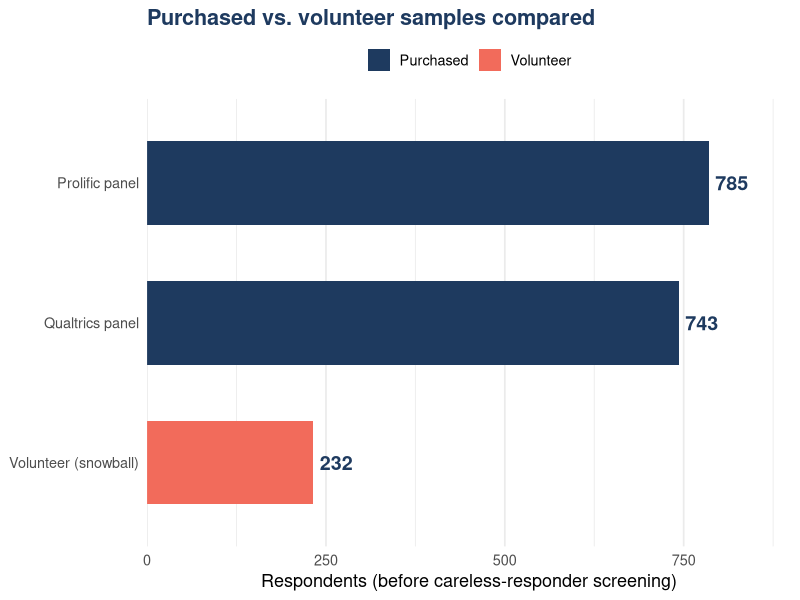
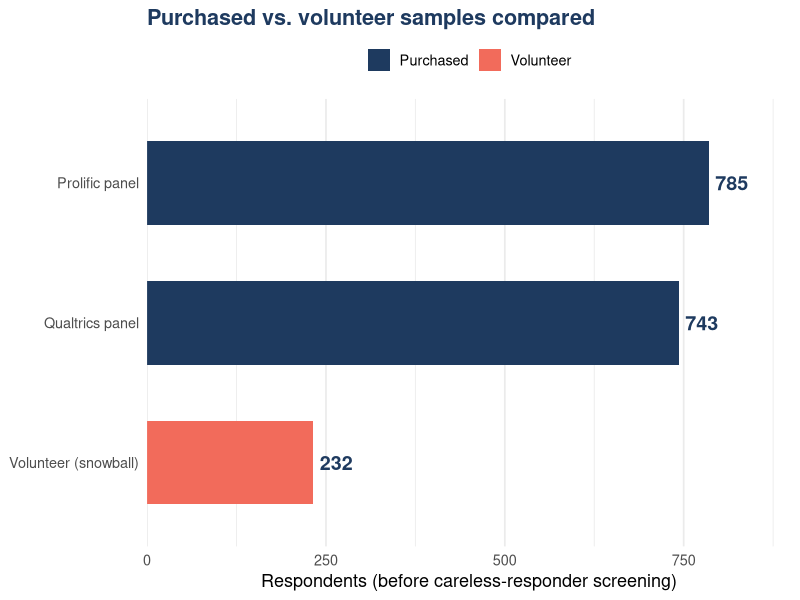

The R script that drew these images, in order:
## ---- chunk 1
#| echo: false
#| message: false
#| fig-alt: "Bar chart of respondents by sample source: Prolific 785, Qualtrics 743, volunteer snowball 232."
library(ggplot2)

samples <- data.frame(
  source = c("Volunteer (snowball)", "Qualtrics panel", "Prolific panel"),
  type = c("Volunteer", "Purchased", "Purchased"),
  n = c(232, 743, 785)
)
samples$source <- factor(samples$source, levels = samples$source[order(samples$n)])

p <- ggplot(samples, aes(n, source, fill = type)) +
  geom_col(width = 0.6) +
  geom_text(aes(label = scales::comma(n)), hjust = -0.2, size = 5, fontface = "bold", color = "#1E3A5F") +
  scale_fill_manual(values = c(Volunteer = "#F26B5B", Purchased = "#1E3A5F")) +
  scale_x_continuous(limits = c(0, 900), expand = c(0, 0)) +
  labs(x = "Respondents (before careless-responder screening)", y = NULL, fill = NULL,
       title = "Purchased vs. volunteer samples compared") +
  theme_minimal(base_size = 13) +
  theme(legend.position = "top", panel.grid.major.y = element_blank(),
        plot.title = element_text(face = "bold", color = "#1E3A5F"))

ggsave("thumbnail.png", p, width = 8, height = 5, dpi = 150, bg = "white")
p
